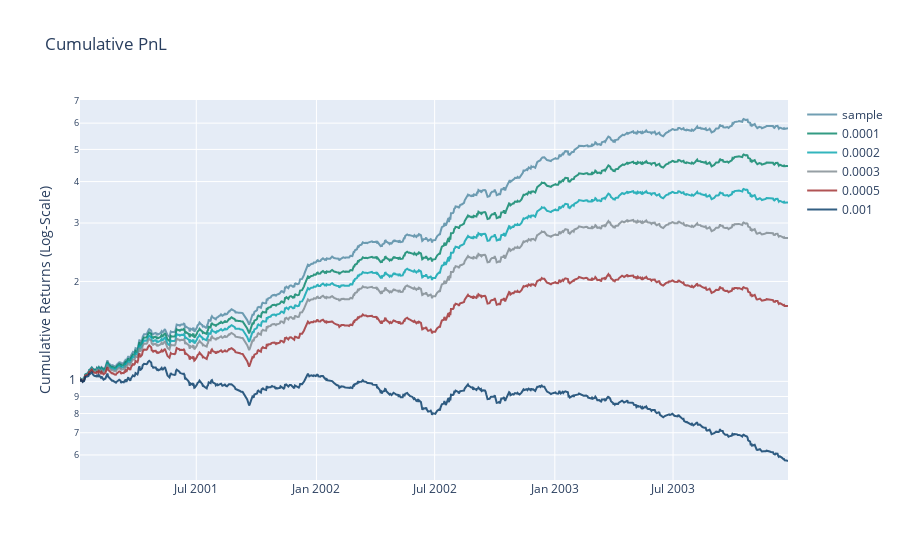

Notebook source saved alongside this figure:
### Code cell
plotting(pnl_results, transaction_costs)

### Figure 1 — Plotly figure (JSON) as saved in the notebook; plotly's stock layout.template omitted (floating-point values rounded to 4 significant figures; data arrays with more than 128 entries replaced by an {"elided": "..."} marker saying what was removed)
{"data": [{"line": {"color": "#4E87A0", "width": 2}, "name": "sample", "opacity": 0.8, "type": "scatter", "x": {"elided": "746 str values"}, "y": {"elided": "746 float values"}}, {"line": {"color": "#008264", "width": 2}, "name": "0.0001", "opacity": 0.8, "type": "scatter", "x": {"elided": "746 str values"}, "y": {"elided": "746 float values"}}, {"line": {"color": "#00A3AD", "width": 2}, "name": "0.0002", "opacity": 0.8, "type": "scatter", "x": {"elided": "746 str values"}, "y": {"elided": "746 float values"}}, {"line": {"color": "#7C878E", "width": 2}, "name": "0.0003", "opacity": 0.8, "type": "scatter", "x": {"elided": "746 str values"}, "y": {"elided": "746 float values"}}, {"line": {"color": "#9E2A2B", "width": 2}, "name": "0.0005", "opacity": 0.8, "type": "scatter", "x": {"elided": "746 str values"}, "y": {"elided": "746 float values"}}, {"line": {"color": "#003865", "width": 2}, "name": "0.001", "opacity": 0.8, "type": "scatter", "x": {"elided": "746 str values"}, "y": {"elided": "746 float values"}}], "layout": {"title": {"text": "Cumulative PnL"}, "yaxis": {"title": {"text": "Cumulative Returns (Log-Scale)"}, "type": "log"}}}
